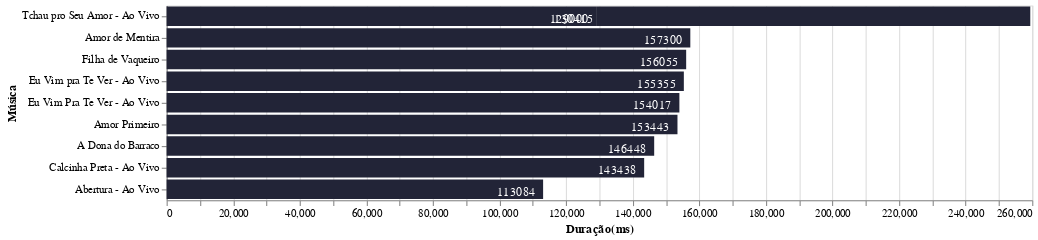

Notebook code for this chart:
### Code cell
chart = alt.Chart(data_shortest_songs).mark_bar(color = '#222437').encode(
    alt.Y('name:N', sort='-x', axis = alt.Axis(title='Música')),
    alt.X('duration_ms:Q', axis = alt.Axis(title='Duração(ms)')),
    tooltip = ['name', 'album']
).properties(
    width=800
)
text = alt.Chart(data_shortest_songs).mark_text(dx=-25, dy=3, color='white').encode(
    alt.Y('name:N', sort='-x'),
    alt.X('duration_ms:Q'),
    alt.Text('duration_ms:Q')
).properties(
    width=800
)
chart + text

### Figure 1 — Vega-Lite specification as saved in the notebook (floating-point values rounded to 4 significant figures)
{"config": {"view": {"continuousWidth": 400, "continuousHeight": 300}}, "layer": [{"mark": {"type": "bar", "color": "#222437"}, "encoding": {"tooltip": [{"type": "nominal", "field": "name"}, {"type": "nominal", "field": "album"}], "x": {"type": "quantitative", "axis": {"title": "Duração(ms)"}, "field": "duration_ms"}, "y": {"type": "nominal", "axis": {"title": "Música"}, "field": "name", "sort": "-x"}}, "width": 800}, {"mark": {"type": "text", "color": "white", "dx": -25, "dy": 3}, "encoding": {"text": {"type": "quantitative", "field": "duration_ms"}, "x": {"type": "quantitative", "field": "duration_ms"}, "y": {"type": "nominal", "field": "name", "sort": "-x"}}, "width": 800}], "data": {"name": "data-5029da8de36d7c90c331f0eee7f9500b"}, "$schema": "https://vega.github.io/schema/vega-lite/v4.8.1.json", "datasets": {"data-5029da8de36d7c90c331f0eee7f9500b": [{"Unnamed: 0": 393, "album": "Sou Seu Amor, Vol. 6 (Ao Vivo)", "album_type": "album", "track_id": "4UeBdPN8eKaGejz54tsarT", "track_number": 1, "name": "Abertura - Ao Vivo", "popularity": 7, "duration_ms": 113084, "release_date": "1999-01-01", "artists": "['Calcinha Preta']"}, {"Unnamed: 0": 476, "album": "CP 25 Anos, Pt. 1 (Ao Vivo)", "album_type": "single", "track_id": "62u1dbhEuBAWyZnl0n7Ue8", "track_number": 5, "name": "Tchau pro Seu Amor - Ao Vivo", "popularity": 35, "duration_ms": 129000, "release_date": "2020-05-13", "artists": "['Calcinha Preta', 'MC JottaPê']"}, {"Unnamed: 0": 478, "album": "Tchau pro Seu Amor (Ao Vivo)", "album_type": "single", "track_id": "24gHMEGrPZYzKI0SBow7ML", "track_number": 1, "name": "Tchau pro Seu Amor - Ao Vivo", "popularity": 39, "duration_ms": 130415, "release_date": "2020-02-21", "artists": "['Calcinha Preta', 'MC JottaPê']"}, {"Unnamed: 0": 436, "album": "Arrepiando Com a Galera, Vol. 3 (Ao Vivo)", "album_type": "album", "track_id": "0sqJy399ewFdVxntLEr95T", "track_number": 11, "name": "Calcinha Preta - Ao Vivo", "popularity": 0, "duration_ms": 143438, "release_date": "1997-01-01", "artists": "['Calcinha Preta']"}, {"Unnamed: 0": 17, "album": "Balada Prime", "album_type": "album", "track_id": "07lwcDQUbH2igoMByc6A7G", "track_number": 7, "name": "A Dona do Barraco", "popularity": 12, "duration_ms": 146448, "release_date": "2015-12-14", "artists": "['Calcinha Preta']"}, {"Unnamed: 0": 458, "album": "A Banda de Forró Mais Gostosa do Brasil, Vol. 1", "album_type": "album", "track_id": "1a0HQtzUyKUlPlS8nFszVe", "track_number": 8, "name": "Amor Primeiro", "popularity": 2, "duration_ms": 153443, "release_date": "1996-01-01", "artists": "['Calcinha Preta']"}, {"Unnamed: 0": 410, "album": "A Moçada É Só Filé!, Vol. 5 (Ao Vivo)", "album_type": "album", "track_id": "0lM9o6KXfoipKcWMZwEuYo", "track_number": 7, "name": "Eu Vim Pra Te Ver - Ao Vivo", "popularity": 10, "duration_ms": 154017, "release_date": "1998-07-01", "artists": "['Calcinha Preta']"}, {"Unnamed: 0": 335, "album": "Ao Vivo em Salvador, Vol. 1", "album_type": "album", "track_id": "2z9KV7tphuuZQkdW3juLyo", "track_number": 15, "name": "Eu Vim pra Te Ver - Ao Vivo", "popularity": 18, "duration_ms": 155355, "release_date": "2003-09-13", "artists": "['Calcinha Preta']"}, {"Unnamed: 0": 459, "album": "A Banda de Forró Mais Gostosa do Brasil, Vol. 1", "album_type": "album", "track_id": "0QIU3jjhV8yKmXYp7uydxs", "track_number": 9, "name": "Filha de Vaqueiro", "popularity": 1, "duration_ms": 156055, "release_date": "1996-01-01", "artists": "['Calcinha Preta']"}, {"Unnamed: 0": 480, "album": "Amor de Mentira", "album_type": "single", "track_id": "2gAjv9SiCBh19BvHyflu9I", "track_number": 1, "name": "Amor de Mentira", "popularity": 33, "duration_ms": 157300, "release_date": "2019-03-25", "artists": "['Calcinha Preta']"}]}}
